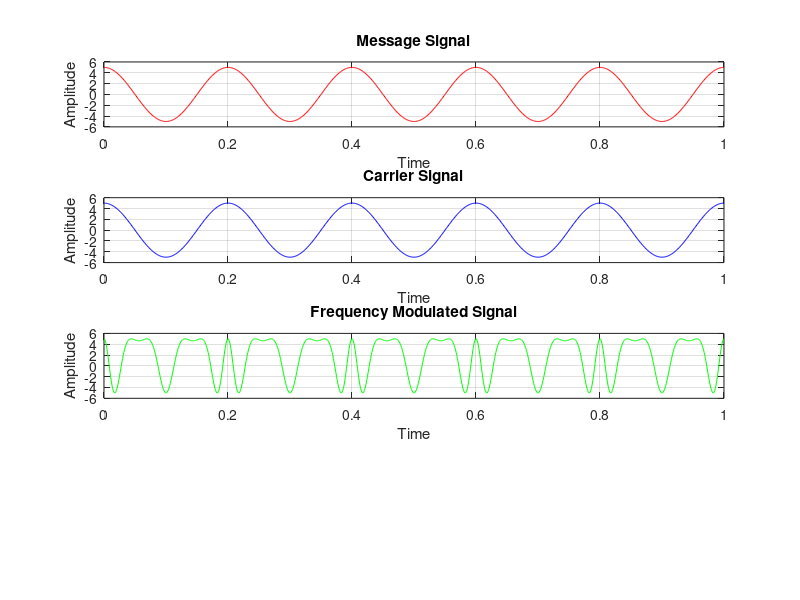

Recreate this plot in MATLAB.
%Write a MATLAB code to perform frequencymodulation (FM) and calculate the power.

close all;
clear all;
clc;
t=0:0.001:1;
vm=input('Enter the value of vm: ');
fm=input('Enter the value of fm: ');
vc=input('Enter the value of vc: ');
fc=input('Enter the value of fc: ');
mf=input('Enter the modulation index of fm: ');

m=vm*cos(2*pi*fm*t);
n=vc*cos(2*pi*fc*t);

subplot(4,1,1)
plot(t,m,'r')
title('Message Signal');
xlabel('Time');
ylabel('Amplitude');
grid on

subplot(4,1,2)
plot(t,n,'b')
title('Carrier Signal');
xlabel('Time');
ylabel('Amplitude');
grid on

%Frequency Modulation

sfm=vc*cos((2*pi*fc*t)+mf.*sin(2*pi*fm*t));

subplot(4,1,3)
plot(t,sfm,'g')
title('Frequency Modulated Signal');
xlabel('Time');
ylabel('Amplitude');
grid on
